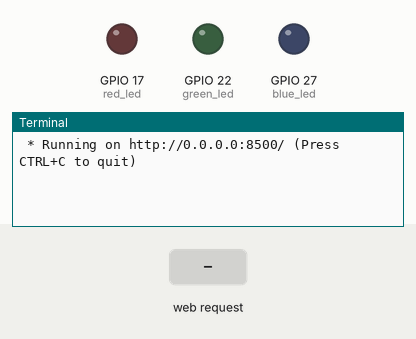
The program below on a simulated Raspberry Pi (BCM pin numbers). Shown: output pins drawn as LEDs (lit = HIGH), the last lines printed to the terminal. The inputs (shaded band) are chosen by the test bench. The clock reads 2024-03-15 10:24:30 at power-on unless the program sets it.

Above: at 1.2 s.
1.3 s: HTTP request for / received
At 1.9 s:
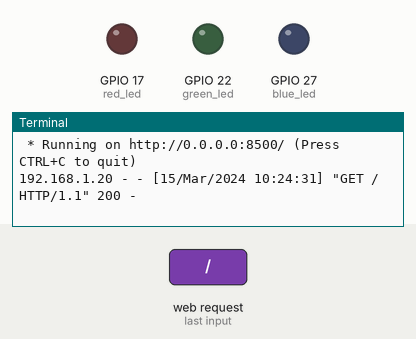
2.8 s: HTTP request for /led/17/state/0 received
At 4.3 s:
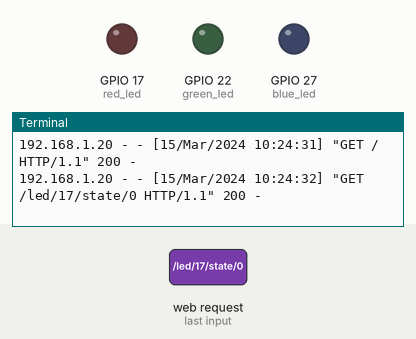

Measured:
- after the input at 1.3 s, the terminal: prints a new line at once (image 1)
- after the input at 2.8 s, the terminal: prints a new line at once (image 2)

The program:

switchLEDWebServer.py
```python
from flask import Flask
from gpiozero import LED

app = Flask(__name__)

red_led = LED(17)
blue_led = LED(27)
green_led = LED(22)

leds = [red_led, blue_led, green_led]


@app.route("/")
def index():
    return "Hello From Flask"


@app.route("/led/<int:led_number>/state/<int:state>")
def switch_led(led_number, state):
    if led_number < 0 or led_number > len(leds):
        return "Wrong LED number: " + str(led_number)
    if state != 0 and state != 1:
        return "State must be either 0 or 1"
    if state == 0:
        leds[led_number].off()
        return "LED " + str(led_number) + " is off"
    else:
        leds[led_number].on()
        return "LED " + str(led_number) + " is on"
    return "Done"

app.run(host="0.0.0.0", port=8500)
```
